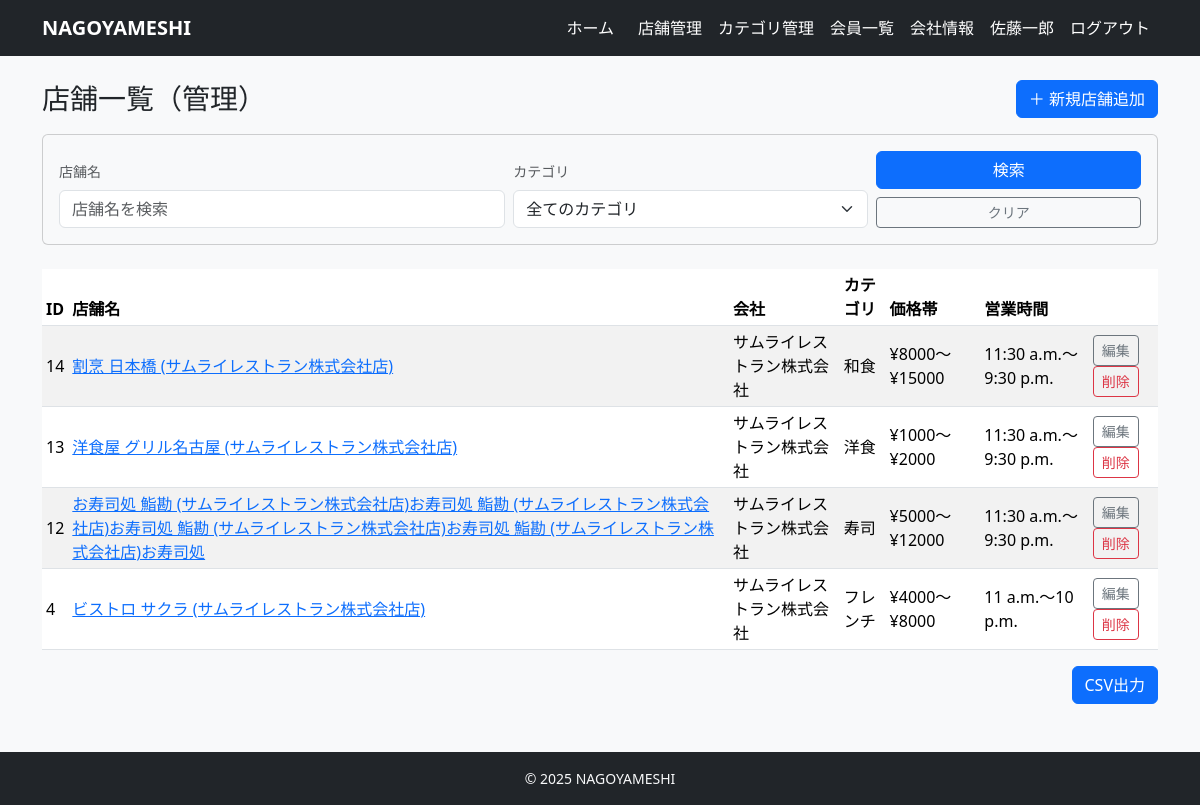
Page /owner/restaurants/ (signed in) on the committed database.
### accounts/models.py (models this page shows, shortened)
class User(AbstractUser):
    username = None  # 使わない（メールログインにする）
    email = models.EmailField(unique=True)
    name = models.CharField(max_length=10)
    name_kana = models.CharField(max_length=10)
    zipcode = models.CharField(max_length=8)
    address = models.CharField(max_length=20)
    tel = models.CharField(max_length=11)
    company = models.ForeignKey(
        'restaurants.Company',
        verbose_name='所属会社',
        on_delete=models.SET_NULL,
        null=True,
        blank=True,
        related_name='staff_members'
    )
    is_paid_member = models.BooleanField(default=False)
    is_owner_member = models.BooleanField(default=False)
    created_at = models.DateTimeField(auto_now_add=True)
    updated_at = models.DateTimeField(auto_now=True)
    USERNAME_FIELD = 'email'
    REQUIRED_FIELDS = ['name', 'name_kana', 'zipcode', 'address', 'tel']
    objects = CustomUserManager()

### restaurants/models.py (models this page shows, shortened)
class Restaurant(models.Model):
    company = models.ForeignKey(
        Company,
        on_delete=models.CASCADE,
        related_name='restaurants',
    )
    category = models.ForeignKey(
        Category,
        on_delete=models.PROTECT,
        related_name='restaurants',
    )
    owner = models.ForeignKey(
        settings.AUTH_USER_MODEL,
        on_delete=models.CASCADE,
        related_name="my_restaurants",
        null=True,
        blank=True,
    )
    name = models.CharField(max_length=100)
    image = models.ImageField(upload_to='restaurant/', blank=True, null=True)
    description = models.TextField(blank=True)
    price_min = models.IntegerField()
    price_max = models.IntegerField()
    open_time = models.TimeField()
    close_time = models.TimeField()
    prefecture = models.CharField('都道府県', max_length=10, default='愛知県')
    city = models.CharField('市区町村', max_length=50, default='名古屋市')
    zipcode = models.CharField(max_length=10)
    address = models.CharField(max_length=200)
    tel = models.CharField(max_length=20)
    holiday = models.CharField(max_length=50, blank=True)  # 定休日
    created_at = models.DateTimeField(auto_now_add=True)
    updated_at = models.DateTimeField(auto_now=True)

class Company(models.Model):
    owner = models.OneToOneField(
        settings.AUTH_USER_MODEL,
        on_delete=models.CASCADE,
        related_name="owned_company",
        null=True,  # 既存データがあるなら最初は許可しておくと楽
        blank=True,
    )
    name = models.CharField(max_length=100)
    representative = models.CharField(max_length=100)
    established_at = models.DateField(null=True, blank=True)
    zipcode = models.CharField(max_length=10)
    address = models.CharField(max_length=200)
    business = models.TextField()  # 事業内容
    created_at = models.DateTimeField(auto_now_add=True)
    updated_at = models.DateTimeField(auto_now=True)

class Category(models.Model):
    company = models.ForeignKey(
        'Company',  # 文字列で指定しておくと定義順を気にせんでええけん無難や
        verbose_name="会社",
        on_delete=models.CASCADE, # 会社が消えたらカテゴリも消える
        null=True,  # 既存データがある場合に備えて一時的にTrue推奨
        blank=True
    )
    name = models.CharField("カテゴリ名", max_length=50)
    is_active = models.BooleanField("有効フラグ", default=True)
    created_at = models.DateTimeField(auto_now_add=True)
    updated_at = models.DateTimeField(auto_now=True)

### restaurants/views.py (the view)
# urls.py: path("owner/restaurants/", views.OwnerRestaurantListView.as_view(), name="owner_restaurant_list"),
class OwnerRestaurantListView(LoginRequiredMixin, OwnerRequiredMixin, ListView):
    model = Restaurant
    template_name = "restaurants/owner_restaurant_list.html"
    context_object_name = "restaurants"
    def get_queryset(self):
        qs = super().get_queryset().select_related("company", "category")
        user = self.request.user
        if not (hasattr(user, "company") and user.company):
             return Restaurant.objects.none()
        qs = qs.filter(company=user.company)
        keyword = self.request.GET.get('keyword')
        if keyword:
            qs = qs.filter(name__icontains=keyword)
        category_id = self.request.GET.get('category')
        if category_id:
            qs = qs.filter(category_id=category_id)
        return qs.order_by('-id')
    def get_context_data(self, **kwargs):
        ctx = super().get_context_data(**kwargs)
        user = self.request.user
        if hasattr(user, "company") and user.company:
            ctx['categories'] = Category.objects.filter(company=user.company)
        else:
            ctx['categories'] = Category.objects.none()
        ctx['keyword'] = self.request.GET.get('keyword', '')
        ctx['selected_category_id'] = self.request.GET.get('category', '')
        return ctx

### restaurants/views.py (called while the page is built)
    def test_func(self):
        user = self.request.user
        return user.is_authenticated and getattr(user, "is_owner_member", False)

### templates/restaurants/owner_restaurant_list.html (shortened to what this page needs)
{% extends "base.html" %}
{% block content %}
<div class="d-flex justify-content-between align-items-center mb-3">
  <h1 class="h3 mb-0">店舗一覧（管理）</h1>
  <a href="{% url 'restaurants:owner_restaurant_create' %}" class="btn btn-primary">
    ＋ 新規店舗追加
  </a>
</div>
<div class="card mb-4 bg-light">
  <div class="card-body p-3">
    <form method="get" action="" class="row g-2 align-items-end">
      <div class="col-md-5">
        <label for="keyword" class="form-label small text-muted">店舗名</label>
        <input type="text" name="keyword" id="keyword" class="form-control" placeholder="店舗名を検索" value="{{ keyword }}">
      </div>
      <div class="col-md-4">
        <label for="category" class="form-label small text-muted">カテゴリ</label>
        <select name="category" id="category" class="form-select">
          <option value="">全てのカテゴリ</option>
        </select>
      </div>
      <div class="col-md-3">
        <button type="submit" class="btn btn-primary w-100 mb-2">
           検索
        </button>
        <a href="{% url 'restaurants:owner_restaurant_list' %}" class="btn btn-outline-secondary w-100 btn-sm">
          クリア
        </a>
      </div>
    </form>
  </div>
</div>
<table class="table table-sm table-striped align-middle">
  <thead>
    <tr>
      <th>ID</th>
      <th>店舗名</th>
      <th>会社</th>
      <th>カテゴリ</th>
      <th>価格帯</th>
      <th>営業時間</th>
      <th></th>
    </tr>
  </thead>
  <tbody>
    {% for r in restaurants %}
    <tr>
      <td>{{ r.id }}</td>
      <td><a href="{% url 'restaurants:owner_restaurant_detail' r.pk %}">{{ r.name }}</a></td>
      <td>{{ r.company.name }}</td>
      <td>{{ r.category.name }}</td>
      <td>¥{{ r.price_min }}〜¥{{ r.price_max }}</td>
      <td>{{ r.open_time }}〜{{ r.close_time }}</td>
      <td>
        <a href="{% url 'restaurants:owner_restaurant_update' r.pk %}" class="btn btn-sm btn-outline-secondary">
          編集
        </a>
        <a href="{% url 'restaurants:owner_restaurant_delete' r.pk %}" class="btn btn-sm btn-outline-danger">
          削除
        </a>
      </td>
    </tr>
    {% empty %}
    <tr>
      <td colspan="7" class="text-muted">店舗がまだ登録されていません。</td>
    </tr>
    {% endfor %}
  </tbody>
</table>
<div class="d-flex justify-content-end mt-3">
  <a href="{% url 'restaurants:owner_restaurant_csv' %}?{{ request.GET.urlencode }}" class="btn btn-primary">
    CSV出力
  </a>
</div>
{% endblock %}

### templates/base.html (shortened to what this page needs)
<!DOCTYPE html>
<html lang="ja">
<head>
    <link href="https://cdn.jsdelivr.net/npm/bootstrap@5.3.3/dist/css/bootstrap.min.css" rel="stylesheet"
>
</head>
<body class="bg-light d-flex flex-column min-vh-100">
    <nav class="navbar navbar-expand-lg navbar-dark bg-dark mb-4">
        <div class="container">
            <a class="navbar-brand fw-bold" href="/">NAGOYAMESHI</a>
            <div class="collapse navbar-collapse" id="navbarNav">
                <ul class="navbar-nav ms-auto align-items-center">
                    {% if user.is_authenticated %}
                    {% if user.is_owner_member %}
                    <li class="nav-item">
                        <a class="nav-link me-2" href="{% url 'restaurants:owner_dashboard' %}">ホーム</a>
                    </li>
                    {% else %}
                    <li class="nav-item">
                        <a class="nav-link me-2" href="{% url 'restaurants:restaurant_list' %}">ホーム</a>
                    </li>
                    {% endif %}
                    {% if user.is_owner_member %}
                    <li class="nav-item"><a class="nav-link"
                            href="{% url 'restaurants:owner_restaurant_list' %}">店舗管理</a></li>
                    <li class="nav-item"><a class="nav-link"
                            href="{% url 'restaurants:owner_category_list' %}">カテゴリ管理</a></li>
                    <li class="nav-item"><a class="nav-link" href="{% url 'restaurants:owner_member_list' %}">会員一覧</a>
                    </li>
                    <li class="nav-item"><a class="nav-link" href="{% url 'restaurants:company_detail' %}">会社情報</a></li>
                    {% endif %}
                    {% if not user.is_owner_member %}
                    <li class="nav-item dropdown ms-2">
                        <a class="nav-link dropdown-toggle" href="#" id="navbarDropdown" role="button"
                            data-bs-toggle="dropdown" aria-expanded="false">
                            {{ user.name|default:user.email }}
                        </a>
                        <ul class="dropdown-menu dropdown-menu-end" aria-labelledby="navbarDropdown">
                            <li><a class="dropdown-item" href="{% url 'accounts:user_profile' %}">会員情報</a></li>
                            <li><a class="dropdown-item" href="{% url 'reservations:reservation_list' %}">予約一覧</a></li>
                            <li><a class="dropdown-item" href="{% url 'restaurants:my_favorite_list' %}">お気に入り一覧</a>
                            </li>
                            <li>
                                <hr class="dropdown-divider">
                            </li>
                            <li><a class="dropdown-item" href="{% url 'accounts:payment_method' %}">お支払い方法</a></li>
                            <li><a class="dropdown-item" href="{% url 'accounts:subscription_cancel' %}">有料プラン解約</a>
                            </li>
                            <li>
                                <hr class="dropdown-divider">
                            </li>
                            <li>
                                <form method="post" action="{% url 'accounts:logout' %}">
                                    {% csrf_token %}
                                    <button type="submit" class="dropdown-item w-100 text-start">
                                        ログアウト
                                    </button>
                                </form>
                            </li>
                        </ul>
                    </li>
                    {% else %}
                    <li class="nav-item ms-2">
                        <span class="navbar-text me-2">{{ user.name|default:user.email }}</span>
                    </li>
                    <li class="nav-item">
                        <form method="post" action="{% url 'accounts:logout' %}" class="d-inline">
                            <button type="submit" class="btn btn-link nav-link">
                                ログアウト
                            </button>
                        </form>
                    </li>
                    {% endif %}
                    {% endif %}
                </ul>
            </div>
        </div>
    </nav>
    <main class="container mb-5 flex-grow-1">
        {% block content %}{% endblock %}
    </main>
    <footer class="bg-dark text-light py-3 mt-auto">
        <div class="container text-center small">
            &copy; {{ now|default:"2025" }} NAGOYAMESHI
        </div>
    </footer>
</body>
</html>

### templates/base.html (style rules this page uses)
.navbar.navbar-dark .navbar-brand, .navbar.navbar-dark .navbar-text, .navbar.navbar-dark .navbar-nav .nav-link, .navbar.navbar-dark .navbar-nav .nav-link:visited, .navbar.navbar-dark .btn-link.nav-link, .navbar.navbar-dark .dropdown-toggle { color: #ffffff !important; }

### rows in the picture
User: name "佐藤一郎"
Restaurant: id "14", name "割烹 日本橋 (サムライレストラン株式会社店)", company.name "サムライレストラン株式会社", category.name "和食", price_min "8000", price_max "15000", open_time "11:30 a.m.", close_time "9:30 p.m."
Restaurant: id "13", name "洋食屋 グリル名古屋 (サムライレストラン株式会社店)", company.name "サムライレストラン株式会社", category.name "洋食", price_min "1000", price_max "2000", open_time "11:30 a.m.", close_time "9:30 p.m."
Restaurant: id "12", name "お寿司処 鮨勘 (サムライレストラン株式会社店)お寿司処 鮨勘 (サムライレストラン株式会社店)お寿司処 鮨勘 (サムライレストラン株式会社店)お寿司処 鮨勘 (サムライレストラン株式会社店)お寿司処", company.name "サムライレストラン株式会社", category.name "寿司", price_min "5000", price_max "12000", open_time "11:30 a.m.", close_time "9:30 p.m."
Restaurant: id "4", name "ビストロ サクラ (サムライレストラン株式会社店)", company.name "サムライレストラン株式会社", category.name "フレンチ", price_min "4000", price_max "8000", open_time "11 a.m.", close_time "10 p.m."

### other values in the picture
{{ now|default:"2025" }} "2025"
